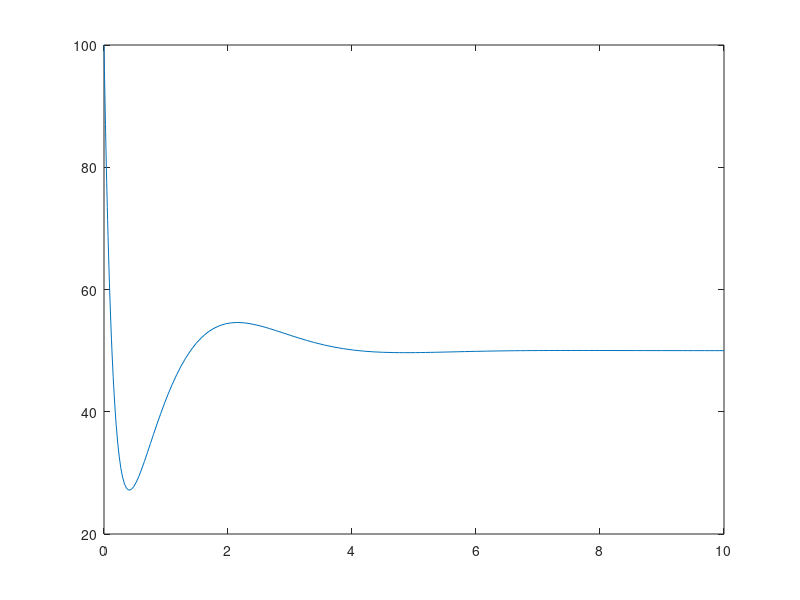
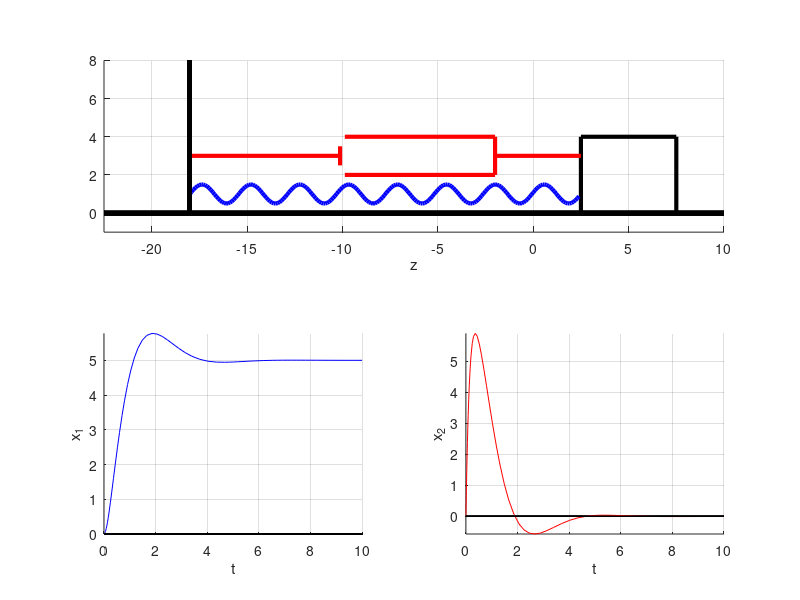

Source code (MATLAB) for these figures, in order:
function simMassDamperSpring

t_max = 10; 
x_0 = [0;0];
y_d = 5;
%% Dynamics
m = 2;
b = 2;
k = 10;
f = @(t,x,u)[x(2);(1/m)*(-k*x(1)-b*x(2)+u)];    
%% Control law
dy_d = 0;
K_p = 20;
K_i = 30;
K_d = 15;
u = @(t,x,z)K_p*(y_d-x(1))+K_i*z(1)+K_d*(dy_d-x(2));
%% Integration law
f_z = @(t,x,z)[y_d - x(1)];
%% Closed-loop Control system
closedLoop = @(t,s)[f(t,s(1:2),u(t,s(1:2),s(3)));
                    f_z(t,s(1:2),s(3))];
%% Run simulation
[t,s] = ode45(@(t,s)closedLoop(t,s),[0 t_max],[x_0;0]);
x = s(:,1:2);
z = s(:,3);
u = @(t,x,z)K_p*(y_d-x(:,1))+K_i*z(:,1)+K_d*(dy_d-x(:,2));
u = u(t,x,z);
figure
plot(t,u)
figure
%% Animation
H = 4;
W = 5;
dw = 18;
step = 2;
n = 8;
for i = 1:step:numel(t)-step
    d = x(i,1);
    subplot(2,2,[1 2])
    hold on;
    h1 = plot([d-W/2 d+W/2],[0 0],'k','linewidth',3);
    h2 = plot([d+W/2 d+W/2],[0 H],'k','linewidth',3);
    h3 = plot([d+W/2 d-W/2],[H H],'k','linewidth',3);
    h4 = plot([d-W/2 d-W/2],[H 0],'k','linewidth',3);
    x_s = -dw:0.1:(d-W/2);
    f = n/(d-W/2+dw);
    y_s = H/4+H/8*sin(2*pi*f*(x_s+dw));
    h_s = plot(x_s,y_s,'b','linewidth',3);
    
    h5 = plot([-dw -dw*9/16],[H*3/4 H*3/4],'r','linewidth',3);
    h6 = plot([d-W/2 d-W/2-dw/4],[H*3/4 H*3/4],'r','linewidth',3);
    h7 = plot([d-W/2-dw/4 d-W/2-dw/4],[H*3/4+H/4 H*3/4-H/4],'r','linewidth',3);
    h8 = plot([d-W/2-dw/4 d-W/2-dw*11/16],[H*3/4+H/4 H*3/4+H/4],'r','linewidth',3);
    h9 = plot([d-W/2-dw/4 d-W/2-dw*11/16],[H*3/4-H/4 H*3/4-H/4],'r','linewidth',3);
    h10 = plot([-dw*9/16 -dw*9/16],[H*3/4+H/8 H*3/4-H/8],'r','linewidth',3);
    
    plot([-dw -dw],[0 2*H],'k','linewidth',3);
    plot([-1.25*dw 10],[0 0],'k','linewidth',3);
    
    grid on;
    axis equal
    axis([-1.25*dw 10 -1 2*H])
    xlabel('z')
    
    subplot(2,2,3)
    hold on;
    plot([t(i+step) t(i)],[x(i+step,1) x(i,1)],'b');
    grid on;
    plot([0 t(end)],[0 0],'k')
    axis([0 t(end) min(x(:,1)) max(x(:,1))]);
    ylabel('x_1')
    xlabel('t')
    
    subplot(2,2,4)
    hold on;
    plot([t(i+step) t(i)],[x(i+step,2) x(i,2)],'r');
    grid on;
    plot([0 t(end)],[0 0],'k')
    axis([0 t(end) min(x(:,2)) max(x(:,2))]);
    pause(t(i+step)-t(i));
    ylabel('x_2')
    xlabel('t')
    
    if i <numel(t)-step
    delete(h1)
    delete(h2)
    delete(h3)
    delete(h4)
    delete(h5)
    delete(h6)
    delete(h7)
    delete(h8)
    delete(h9)
    delete(h10)
    delete(h_s)
    end
end

end

function dx = massDamperSpring(t,x,u)
m = 2;
b = 2;
k = 10;

dx = [x(2);(-k*x(1)-b*x(2)+u)/m];
end